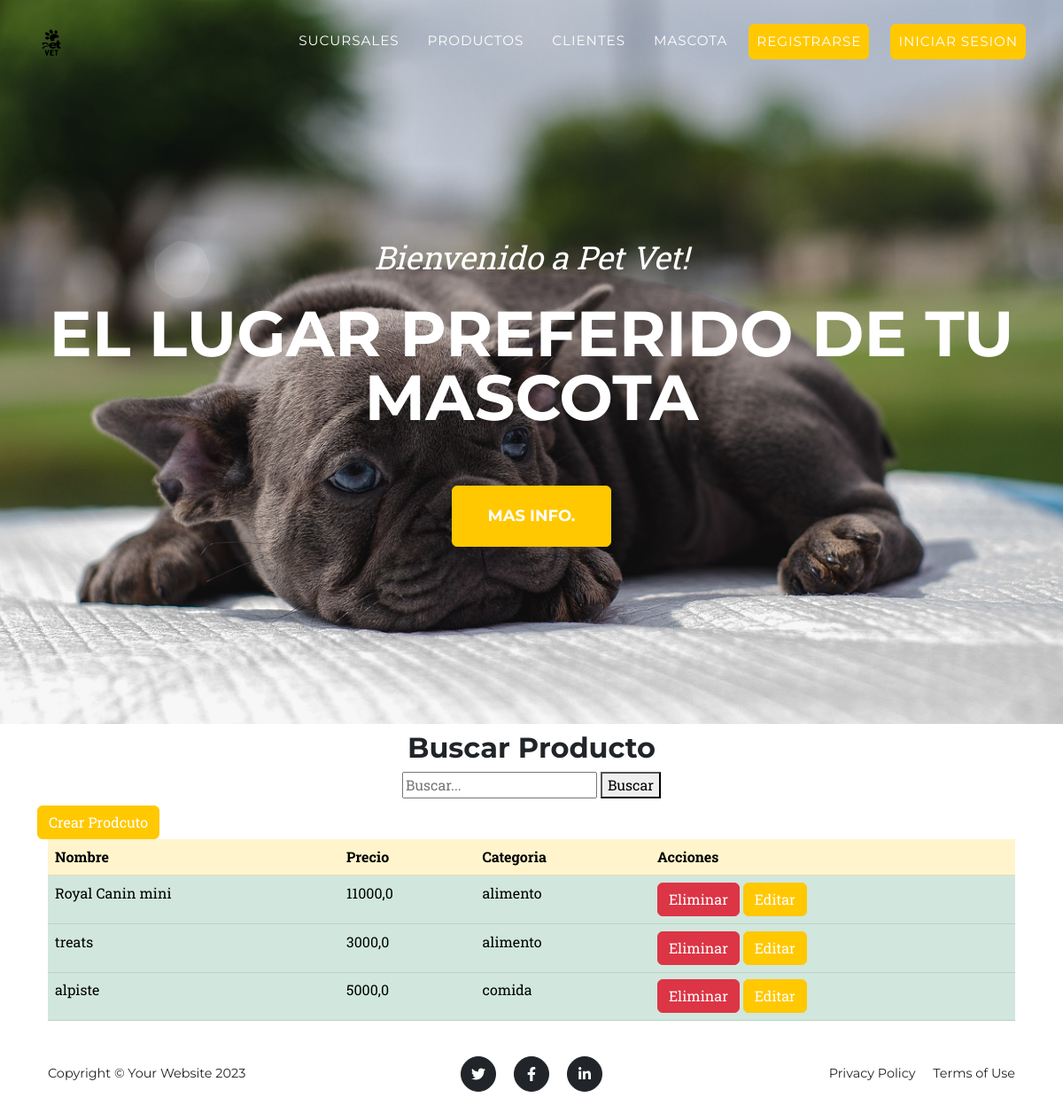
The app's page /producto/, older data.
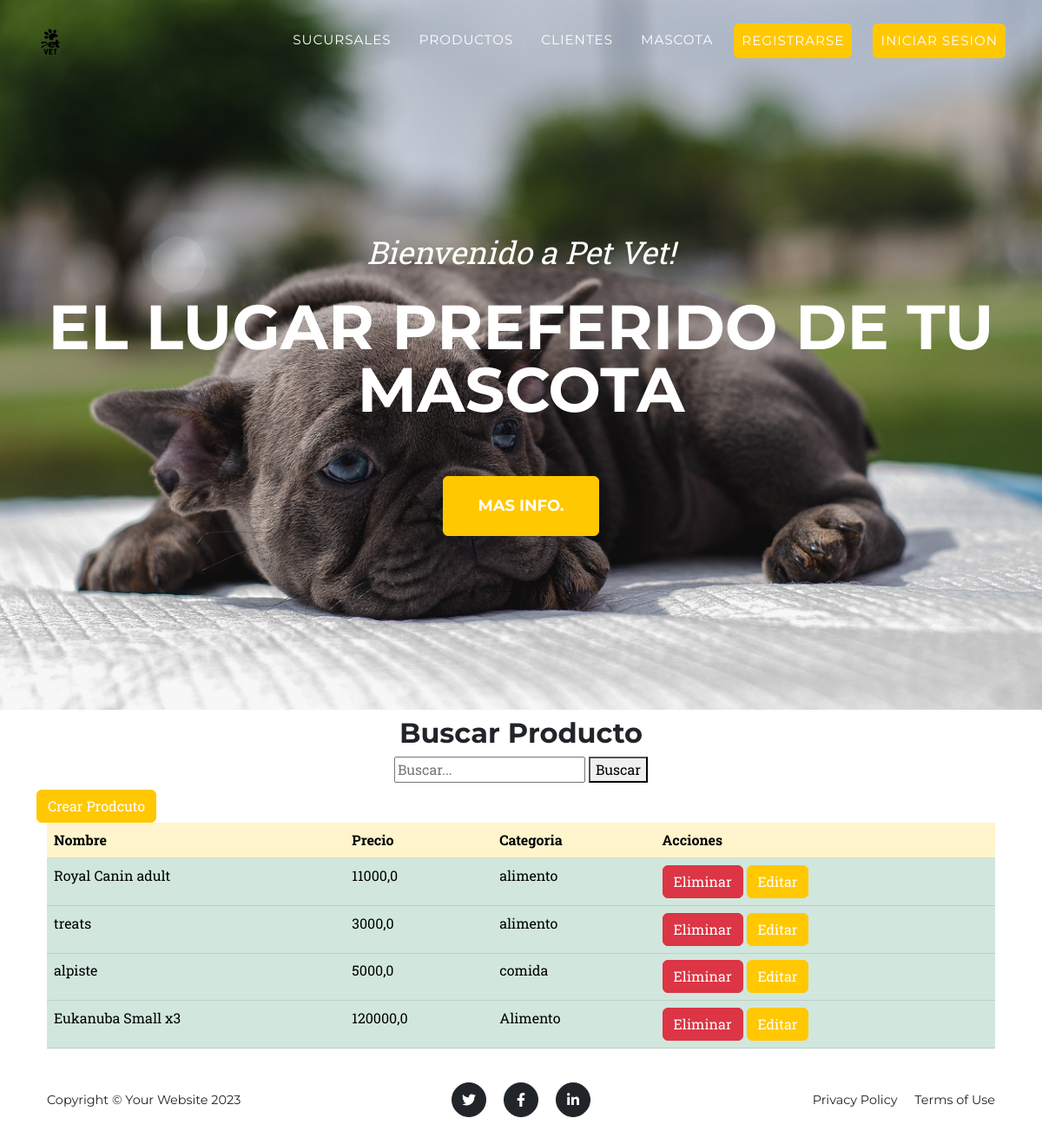
The same page, newer data.
### app_vete/models.py (models this page shows, shortened)
class Producto(models.Model):
    nombre = models.CharField(max_length=100)
    precio = models.FloatField()
    categoria = models.CharField(max_length=50)
    descripcion = models.TextField(null=True)

### app_vete/views.py (the view)
# urls.py: path('producto/', views.producto, name = "producto"),
def producto(request):
    query = request.GET.get('q')
    if query:
        producto = Producto.objects.filter(Q(nombre__icontains=query) | Q(precio__icontains=query) | Q(categoria__icontains=query))
    else:
        producto = Producto.objects.all()
    return render(request,"app_vete/producto.html", {"producto": producto})

### app_vete/templates/app_vete/producto.html (shortened to what this page needs)
{% extends "app_vete/base.html" %}
{% load static %}
{% block content %}
<div class ="container">
  <h2 class="text-center mt-2">Buscar Producto</h2>
  <div class="d-flex flex-column align-items-center mb-2">
      <form action="" method="GET">
          <input type="text" name="q" placeholder="Buscar..." required>
          <button type="submit">Buscar</button>
      </form>
  </div>
  <a href="{% url 'producto-form' %}" class="btn btn-primary">Crear Prodcuto</a>
    <div class ="container">
        <table class="table">
            <thead>
              <tr table class="table-primary">
                <th scope="col">Nombre</th>
                <th scope="col">Precio</th>
                <th scope="col">Categoria</th>
                <th scope="col">Acciones</th>
              </tr>
            </thead>
            <tbody>
                {% for productos in producto %}
              <tr table class="table-success">
                <td>{{ productos.nombre }}</td>
                <td>{{ productos.precio }}</td>
                <td>{{ productos.categoria }}</td>
                <td>
                <a class="btn btn-danger" href = "{% url 'delete-producto' productos.id %}">Eliminar</a>
                <a class="btn btn-warning" href = "{% url 'editar-producto' productos.id %}">Editar</a>
                </td>
              </tr>
              <tr>
                {% endfor %}
            </tbody>
          </table>
    </div>
{% endblock %}

### app_vete/templates/app_vete/base.html (shortened to what this page needs)
{% load static %}
<!DOCTYPE html>
<html lang="en">
    <head>
        <link href="{% static 'app_vete/css/styles.css' %}" rel="stylesheet" />
    </head>
    <body id="page-top">
        <nav class="navbar navbar-expand-lg navbar-dark fixed-top" id="mainNav">
            <div class="container">
                <a class="navbar-brand" href="{% url 'inicio' %}"><img src="{% static 'app_vete/assets/img/logotipo.svg' %}" alt="..." /></a>
                <div class="collapse navbar-collapse" id="navbarResponsive">
                    <ul class="navbar-nav text-uppercase ms-auto py-4 py-lg-0">
                        <li class="nav-item"><a class="nav-link" href="{% url 'sucursal' %}" >Sucursales</a></li>
                        <li class="nav-item"><a class="nav-link" href="{% url 'producto' %}">Productos</a></li>
                        <li class="nav-item"><a class="nav-link" href="{% url 'cliente' %}">clientes</a></li>
                        <li class="nav-item"><a class="nav-link" href="{% url 'mascota' %}">mascota</a></li>
                        <li class="nav-item"><a class="nav-link btn btn-primary me-2" href="#!">Registrarse</a></li>
                        <li class="nav-item"><a class="nav-link btn btn-primary" href="#!">Iniciar Sesion</a></li>
                    </ul>
                </div>
            </div>
        </nav>
        <header class="masthead">
            <div class="container">
                <div class="masthead-subheading">Bienvenido a Pet Vet!</div>
                <div class="masthead-heading text-uppercase">El lugar preferido de tu mascota</div>
                <a class="btn btn-primary btn-xl text-uppercase" href="#services">Mas info.</a>
            </div>
        </header>
        {% block content %}
        {% endblock  %}
        <footer class="footer py-4">
            <div class="container">
                <div class="row align-items-center">
                    <div class="col-lg-4 text-lg-start">Copyright &copy; Your Website 2023</div>
                    <div class="col-lg-4 my-3 my-lg-0">
                        <a class="btn btn-dark btn-social mx-2" href="#!" aria-label="Twitter"><i class="fab fa-twitter"></i></a>
                        <a class="btn btn-dark btn-social mx-2" href="#!" aria-label="Facebook"><i class="fab fa-facebook-f"></i></a>
                        <a class="btn btn-dark btn-social mx-2" href="#!" aria-label="LinkedIn"><i class="fab fa-linkedin-in"></i></a>
                    </div>
                    <div class="col-lg-4 text-lg-end">
                        <a class="link-dark text-decoration-none me-3" href="#!">Privacy Policy</a>
                        <a class="link-dark text-decoration-none" href="#!">Terms of Use</a>
                    </div>
                </div>
            </div>
        </footer>
    </body>
</html>

Row changes from the older to the newer data that the page shows:
changed Producto: nombre "Royal Canin mini" → "Royal Canin adult"
added Producto: nombre "Eukanuba Small x3", precio "120000,0", categoria "Alimento"
